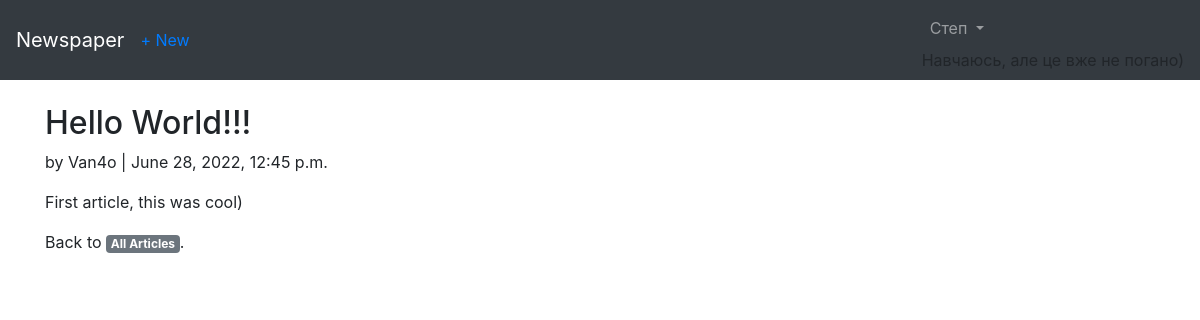
The page /article/1/ (signed in) on the database its author committed.
### users/models.py (models this page shows)
class CustomUser(AbstractUser):
    age = models.PositiveIntegerField(null=True, blank=True)

### articles/models.py (models this page shows, shortened)
class Article(models.Model):
    title = models.CharField(max_length=260)
    body = models.TextField()
    date = models.DateTimeField(auto_now_add=True)
    author = models.ForeignKey(
        get_user_model(),
        on_delete=models.CASCADE
    )

### articles/views.py (the view)
# urls.py: path('<int:pk>/', ArticleDetailPageView.as_view(), name="article_detail"),
class ArticleDetailPageView(DetailView):
    model = Article
    template_name = "article_detail.html"
    context_object_name = "article"

### templates/article_detail.html (shortened to what this page needs)
{% extends 'base.html' %}
{% block content %}
    <div class="article-entry">
        <h2>{{ article.title }}</h2>
        <p>by {{ article.author }} | {{ article.date }}</p>
        <p>{{ article.body }}</p>
    </div>
    <p>Back to <a href="{% url 'articles' %}" class="badge badge-secondary">All Articles</a>.</p>
{% endblock content %}

### templates/base.html (shortened to what this page needs)
<!DOCTYPE html>
<html lang="uk">
    <head>
        <link rel="stylesheet" href="https://cdn.jsdelivr.net/npm/bootstrap@4.1.3/dist/css/bootstrap.min.css"
>
    </head>
    <body>
        <nav class="navbar navbar-expand-md navbar-dark bg-dark mb-4">
            <a class="navbar-brand" href="{% url 'home' %}">Newspaper</a>
            <a href="{% url 'article_create' %}"> + New</a>
            <div class="collapse navbar-collapse" id="navbarCollapse">
                {% if user.is_authenticated %}
                    <ul class="navbar-nav ml-auto">
                    <li class="nav-item">
                    <a class="nav-link dropdown-toggle" href="#" id="userMenu"
                    data-toggle="dropdown" aria-haspopup="true"
                    aria-expanded="false">
                    {{ user.username }}
                    </a>
                    Навчаюсь, але це вже не погано)
                    </li>
                    </ul>
                {% endif %}
            </div>
        </nav>
        <div class="container">
            {% block content %}
            {% endblock content %}
        </div>
    </body>
</html>

### rows shown on the page
CustomUser: username "Степ"
Article: title "Hello World!!!", author "Van4o", date "June 28, 2022, 12:45 p.m.", body "First article, this was cool)"
